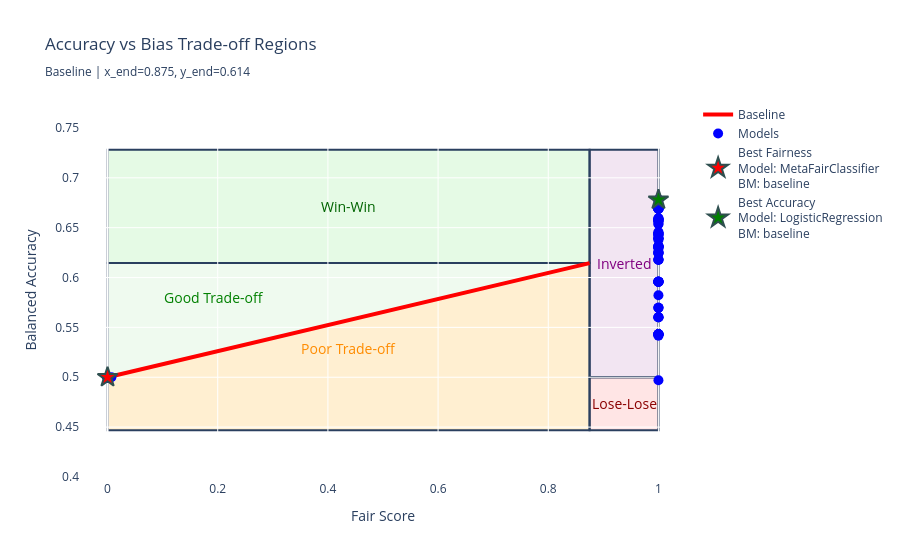

Notebook source saved alongside this figure:
### Markdown cell above
### 4.1 Plot Normalized Trade-off and FAIREA Regions

This plot is the main output of the FAIREA methodology. It visualizes the performance space divided into five distinct trade-off regions: **Win-Win**, **Good Trade-off**, **Poor Trade-off**, and **Lose-Lose**. The regions are defined relative to the performance of the best-accuracy baseline model. The trade-off curve is now represented by the **linear regression** of the baseline models, shown as a dashed red line.

### Code cell
import numpy as np
import plotly.graph_objects as go

def plot_tradeoff(df, baseline_df, diagonal_method='accuracy_threshold', 
                 accuracy_target=None, diagonal_percentile=85, range_fraction=0.67,
                 region_colors=None, title="Accuracy vs Bias Trade-off Regions"):
    # Calculate dynamic ranges with 5% padding
    x_min = max(0, df['fair_score'].min() - 0.05)
    x_max = min(1, df['fair_score'].max() + 0.05)
    y_min = max(0, df['balanced_acc'].min() - 0.05)
    y_max = min(1, df['balanced_acc'].max() + 0.05)

    # Default colors (kept as in your code; uniform below-diagonal color)
    colors = {
        'win_win': 'rgba(0,200,0,0.1)',
        'good_tradeoff': 'rgba(100,200,100,0.1)',
        'poor_tradeoff': 'rgba(255,165,0,0.18)',  # slightly higher opacity for clarity
        'inverted': 'rgba(128,0,128,0.1)',
        'lose_lose': 'rgba(255,0,0,0.1)'
    }
    if region_colors:
        colors.update(region_colors)

    fig = go.Figure()

    # Get regression diagonal with chosen method
    diagonal_start, diagonal_end = get_regression_diagonal_with_threshold(
        baseline_df, 
        method=diagonal_method,
        accuracy_target=accuracy_target,
        percentile=diagonal_percentile,
        range_fraction=range_fraction
    )

    
    # Ensure diagonal goes from lower-left to upper-right
    if diagonal_start[1] > diagonal_end[1]:
        diagonal_start, diagonal_end = diagonal_end, diagonal_start
    
    diag_start_x = diagonal_start[0]
    diag_start_y = diagonal_start[1]
    diag_end_x = diagonal_end[0]
    diag_end_y = diagonal_end[1]

    # 1. Win-Win (upper-left RECTANGLE)
    fig.add_shape(type="rect",
        x0=x_min, y0=diag_end_y,
        x1=diag_end_x, y1=y_max,
        fillcolor=colors['win_win'], layer="below")

    # 2. Good Trade-off (upper triangle)
    fig.add_shape(type="path",
        path=f"M {diag_start_x} {diag_start_y} "
            f"L {diag_end_x} {diag_end_y} "
            f"L {diag_start_x} {diag_end_y} Z",
        fillcolor=colors['good_tradeoff'], layer="below")

    # 3+4. Poor Trade-off: fuse triangle and bottom-left rectangle into ONE polygon
    # The unified polygon covers from x_min to diag_end_x across y_min..diag_end_y and below the diagonal.
    # Path goes counter-clockwise around the whole below-diagonal envelope.
    fig.add_shape(
        type="path",
        path=(
            f"M {x_min} {y_min} "
            f"L {diag_end_x} {y_min} "
            f"L {diag_end_x} {diag_start_y} "
            f"L {diag_end_x} {diag_end_y} "  # right edge up to diagonal end y
            f"L {diag_start_x} {diag_start_y} "  # along diagonal to start point
            f"L {x_min} {diag_start_y} "  # left to border at start y
            f"L {x_min} {y_min} Z"        # down to bottom-left and close
        ),
        fillcolor=colors['poor_tradeoff'],
        layer="below"
    )

    # 5. Inverted (upper-right rectangle)
    fig.add_shape(type="rect", 
        x0=diag_end_x, y0=diag_start_y, 
        x1=x_max, y1=y_max,
        fillcolor=colors['inverted'], layer="below")

    # 6. Lose-Lose (lower-right rectangle)
    fig.add_shape(type="rect", 
        x0=diag_end_x, y0=y_min, 
        x1=x_max, y1=diag_start_y,
        fillcolor=colors['lose_lose'], layer="below")
    
    # Diagonal line
    fig.add_trace(go.Scatter(
            x=[diagonal_start[0], diagonal_end[0]],
            y=[diagonal_start[1], diagonal_end[1]],
            mode='lines',
            line=dict(color='red', width=4),
            name=f'Baseline',
            showlegend=True,
            hovertemplate='<b>Diagonal</b><br>Fair Score: %{x:.3f}<br>Balanced Accuracy: %{y:.3f}<extra></extra>'
        ))

    # Scatter points
    fig.add_trace(go.Scatter(
        x=df['fair_score'], 
        y=df['balanced_acc'],
        mode='markers', 
        marker=dict(size=10, color='blue'),
        text=df.apply(lambda row: f"{row['model_clean']}<br>BM: {row['BM']}", axis=1),
        hovertemplate='<b>%{text}</b><br>Fair Score: %{x:.3f}<br>Balanced Accuracy: %{y:.3f}<extra></extra>',
        name='Models'))

    # Annotations: positioned inside their regions
    annotations = [
        # Win-Win: center of the upper-left rectangle
        dict(
            x=(x_min + diag_end_x) / 2,
            y=diag_end_y + 0.5 * (y_max - diag_end_y),
            text="Win-Win", showarrow=False, font=dict(color='darkgreen', size=14)
        ),
        # Good Trade-off: place clearly inside the triangle,
        # closer to the left edge and away from the diagonal end.
        dict(
            x=diag_start_x + 0.22 * (diag_end_x - diag_start_x),   # moved left
            y=diag_start_y + 0.70 * (diag_end_y - diag_start_y),   # well inside
            text="Good Trade-off", showarrow=False, font=dict(color='green', size=14)
        ),
        # Poor Trade-off: below the diagonal, centered within unified polygon
        dict(
            x=(x_min + diag_end_x) / 2,
            y=diag_start_y + 0.25 * (diag_end_y - diag_start_y),
            text="Poor Trade-off", showarrow=False, font=dict(color='darkorange', size=14)
        ),
        # Inverted: center of its rectangle
        dict(
            x=(diag_end_x + x_max) / 2,
            y=(diag_start_y + y_max) / 2,
            text="Inverted", showarrow=False, font=dict(color='purple', size=14)
        ),
        # Lose-Lose: center of its rectangle
        dict(
            x=(diag_end_x + x_max) / 2,
            y=(y_min + diag_start_y) / 2,
            text="Lose-Lose", showarrow=False, font=dict(color='darkred', size=14)
        ),
    ]
    
    # Best fairness highlight (unchanged)
    min_fair_score_row = df.loc[df['fair_score'].idxmin()]
    fig.add_trace(go.Scatter(
        x=[min_fair_score_row['fair_score']],
        y=[min_fair_score_row['balanced_acc']],
        mode='markers',
        marker=dict(size=15, color='red', symbol='star', line=dict(width=2, color='DarkSlateGrey')),
        text=[f"{min_fair_score_row['model_clean']}<br>BM: {min_fair_score_row['BM']}"],
        hovertemplate='<b>Best Fairness</b><br>%{text}<br>Fair Score: %{x:.3f}<br>Balanced Accuracy: %{y:.3f}<extra></extra>',
        name=f"Best Fairness<br>Model: {min_fair_score_row['model_clean']}<br>BM: {min_fair_score_row['BM']}",
        showlegend=True
    ))

    # Best accuracy highlight (unchanged)
    max_acc_row = df.loc[df['balanced_acc'].idxmax()]
    fig.add_trace(go.Scatter(
        x=[max_acc_row['fair_score']],
        y=[max_acc_row['balanced_acc']],
        mode='markers',
        marker=dict(size=15, color='green', symbol='star', line=dict(width=2, color='DarkSlateGrey')),
        text=[f"{max_acc_row['model_clean']}<br>BM: {max_acc_row['BM']}"],
        hovertemplate='<b>Best Accuracy</b><br>%{text}<br>Fair Score: %{x:.3f}<br>Balanced Accuracy: %{y:.3f}<extra></extra>',
        name=f"Best Accuracy<br>Model: {max_acc_row['model_clean']}<br>BM: {max_acc_row['BM']}",
        showlegend=True
    ))

    fig.update_layout(
        title=f"{title}<br><sub>Baseline | x_end={diagonal_end[0]:.3f}, y_end={diagonal_end[1]:.3f}</sub>",
        xaxis_title="Fair Score",
        yaxis_title="Balanced Accuracy",
        xaxis=dict(range=[x_min - 0.05, x_max + 0.05]),
        yaxis=dict(range=[y_min - 0.05, y_max + 0.05]),
        annotations=annotations,
        showlegend=True,
        plot_bgcolor='white',
    )

    return fig


# fig = plot_tradeoff(df_results, baseline_df, diagonal_method='percentile', diagonal_percentile=12)
fig = plot_tradeoff(df_results, baseline_df, diagonal_method='mean', diagonal_percentile=10)
fig.show()

### Figure 1 — Plotly figure (JSON) as saved in the notebook; plotly's stock layout.template omitted (floating-point values rounded to 4 significant figures)
{"data": [{"hovertemplate": "<b>Diagonal</b><br>Fair Score: %{x:.3f}<br>Balanced Accuracy: %{y:.3f}<extra></extra>", "line": {"color": "red", "width": 4}, "mode": "lines", "name": "Baseline", "showlegend": true, "type": "scatter", "x": [0, 0.875], "y": [0.5, 0.6145]}, {"hovertemplate": "<b>%{text}</b><br>Fair Score: %{x:.3f}<br>Balanced Accuracy: %{y:.3f}<extra></extra>", "marker": {"color": "blue", "size": 10}, "mode": "markers", "name": "Models", "text": ["LogisticRegression<br>BM: baseline", "XGBClassifier<br>BM: baseline", "RandomForestClassifier<br>BM: baseline", "CatBoostClassifier<br>BM: baseline", "TabNetClassifier<br>BM: baseline", "MLPClassifier<br>BM: baseline", "AdversarialDebiasing<br>BM: baseline", "MetaFairClassifier<br>BM: baseline", "LogisticRegression<br>BM: preReweighing", "LogisticRegression<br>BM: preDisparate", "XGBClassifier<br>BM: preReweighing", "XGBClassifier<br>BM: preDisparate", "RandomForestClassifier<br>BM: preReweighing", "RandomForestClassifier<br>BM: preDisparate", "CatBoostClassifier<br>BM: preReweighing", "CatBoostClassifier<br>BM: preDisparate", "RandomForestClassifier<br>BM: posCalibrated", "TabNetClassifier<br>BM: preReweighing", "TabNetClassifier<br>BM: preDisparate", "MLPClassifier<br>BM: preReweighing", "MLPClassifier<br>BM: preDisparate", "XGBClassifier<br>BM: preLFR", "AdversarialDebiasing<br>BM: inAD", "CatBoostClassifier<br>BM: preLFR", "RandomForestClassifier<br>BM: posROC", "XGBClassifier<br>BM: posCalibrated", "LogisticRegression<br>BM: posCalibrated", "TabNetClassifier<br>BM: posEqqOds", "CatBoostClassifier<br>BM: posCalibrated", "RandomForestClassifier<br>BM: posEqqOds", "MLPClassifier<br>BM: posCalibrated", "XGBClassifier<br>BM: posROC", "LogisticRegression<br>BM: posROC", "CatBoostClassifier<br>BM: posROC", "RandomForestClassifier<br>BM: preReweighing posCalibrated", "XGBClassifier<br>BM: posEqqOds", "XGBClassifier<br>BM: preReweighing posCalibrated", "CatBoostClassifier<br>BM: posEqqOds", "RandomForestClassifier<br>BM: preReweighing posEqqOds", "TabNetClassifier<br>BM: preReweighing posCalibrated", "XGBClassifier<br>BM: preReweighing posEqqOds", "LogisticRegression<br>BM: preReweighing posEqqOds", "TabNetClassifier<br>BM: posCalibrated", "LogisticRegression<br>BM: preDisparate posCalibrated", "XGBClassifier<br>BM: preDisparate posCalibrated", "RandomForestClassifier<br>BM: preDisparate posCalibrated", "CatBoostClassifier<br>BM: preReweighing posCalibrated", "MLPClassifier<br>BM: preLFR", "MLPClassifier<br>BM: posEqqOds", "RandomForestClassifier<br>BM: preReweighing posROC", "XGBClassifier<br>BM: preReweighing posROC", "MLPClassifier<br>BM: posROC", "LogisticRegression<br>BM: posEqqOds", "LogisticRegression<br>BM: preReweighing posCalibrated", "CatBoostClassifier<br>BM: preReweighing posEqqOds", "LogisticRegression<br>BM: preDisparate posROC", "XGBClassifier<br>BM: preDisparate posROC", "CatBoostClassifier<br>BM: preReweighing posROC", "LogisticRegression<br>BM: preReweighing posROC", "RandomForestClassifier<br>BM: preDisparate posROC", "TabNetClassifier<br>BM: preReweighing posROC", "TabNetClassifier<br>BM: posROC", "XGBClassifier<br>BM: preDisparate posEqqOds", "RandomForestClassifier<br>BM: preDisparate posEqqOds", "CatBoostClassifier<br>BM: preDisparate posCalibrated", "LogisticRegression<br>BM: preDisparate posEqqOds", "CatBoostClassifier<br>BM: preDisparate posEqqOds", "MLPClassifier<br>BM: preReweighing posCalibrated", "XGBClassifier<br>BM: preLFR posCalibrated", "RandomForestClassifier<br>BM: preLFR posCalibrated", "CatBoostClassifier<br>BM: preDisparate posROC", "XGBClassifier<br>BM: preLFR posEqqOds", "MLPClassifier<br>BM: preReweighing posEqqOds", "TabNetClassifier<br>BM: preReweighing posEqqOds", "TabNetClassifier<br>BM: preDisparate posEqqOds", "XGBClassifier<br>BM: preLFR posROC", "MetaFairClassifier<br>BM: preReweighing", "AdversarialDebiasing<br>BM: preReweighing inAD", "TabNetClassifier<br>BM: preDisparate posCalibrated", "MLPClassifier<br>BM: preDisparate posCalibrated", "AdversarialDebiasing<br>BM: inAD posCalibrated", "MLPClassifier<br>BM: preReweighing posROC", "MetaFairClassifier<br>BM: preLFR posCalibrated", "AdversarialDebiasing<br>BM: preReweighing inAD posEqqOds", "AdversarialDebiasing<br>BM: preReweighing inAD posCalibrated", "AdversarialDebiasing<br>BM: preLFR inAD", "TabNetClassifier<br>BM: preDisparate posROC", "AdversarialDebiasing<br>BM: inAD posEqqOds", "AdversarialDebiasing<br>BM: preDisparate inAD posCalibrated", "MLPClassifier<br>BM: preDisparate posROC", "MLPClassifier<br>BM: preDisparate posEqqOds", "AdversarialDebiasing<br>BM: preDisparate inAD posEqqOds", "AdversarialDebiasing<br>BM: preLFR inAD posCalibrated", "AdversarialDebiasing<br>BM: preLFR inAD posEqqOds", "MetaFairClassifier<br>BM: preLFR posEqqOds", "MLPClassifier<br>BM: preLFR posCalibrated", "MLPClassifier<br>BM: preLFR posEqqOds", "MetaFairClassifier<br>BM: preLFR", "AdversarialDebiasing<br>BM: preDisparate inAD", "MLPClassifier<br>BM: preLFR posROC", "MetaFairClassifier<br>BM: preLFR posROC", "AdversarialDebiasing<br>BM: preReweighing inAD posROC", "AdversarialDebiasing<br>BM: inAD posROC", "AdversarialDebiasing<br>BM: preLFR inAD posROC", "AdversarialDebiasing<br>BM: preDisparate inAD posROC"], "type": "scatter", "x": [1, 1, 1, 1, 1, 1, 1, 0, 1, 1, 1, 1, 1, 1, 1, 1, 1, 1, 1, 1, 1, 0, 1, 1, 1, 1, 1, 1, 1, 1, 1, 1, 1, 1, 1, 1, 1, 1, 1, 1, 1, 1, 1, 1, 1, 1, 1, 0, 1, 1, 1, 1, 1, 1, 1, 1, 1, 1, 1, 1, 1, 1, 1, 1, 1, 1, 1, 1, 0, 1, 1, 0, 1, 1, 1, 0, 0, 1, 1, 1, 0, 1, 0, 1, 1, 0, 1, 0, 1, 1, 1, 1, 0, 0, 0, 0, 0, 0, 1, 0.007, 0, 1, 1, 0, 1], "y": [0.678, 0.5957, 0.631, 0.6689, 0.6537, 0.5432, 0.6455, 0.5, 0.6394, 0.658, 0.5957, 0.6178, 0.631, 0.6245, 0.6689, 0.6435, 0.631, 0.6537, 0.5822, 0.5432, 0.5601, 0.5, 0.6255, 0.6577, 0.631, 0.5957, 0.678, 0.6716, 0.6689, 0.631, 0.5432, 0.5957, 0.678, 0.6689, 0.631, 0.5957, 0.5957, 0.6689, 0.631, 0.6716, 0.5957, 0.6394, 0.6716, 0.658, 0.6178, 0.6245, 0.6689, 0.5, 0.5432, 0.631, 0.5957, 0.5432, 0.678, 0.6394, 0.6689, 0.658, 0.6178, 0.6689, 0.6394, 0.6245, 0.6716, 0.6716, 0.6178, 0.6245, 0.6435, 0.658, 0.6435, 0.5432, 0.5, 0.497, 0.6435, 0.5, 0.5432, 0.6716, 0.5696, 0.5, 0.5, 0.5417, 0.5696, 0.5601, 0.5, 0.5432, 0.5, 0.6563, 0.6424, 0.5, 0.5696, 0.5, 0.6594, 0.5601, 0.5601, 0.6594, 0.5, 0.5, 0.5, 0.5, 0.5, 0.5, 0.6377, 0.5, 0.5, 0.6455, 0.6285, 0.5, 0.6563]}, {"hovertemplate": "<b>Best Fairness</b><br>%{text}<br>Fair Score: %{x:.3f}<br>Balanced Accuracy: %{y:.3f}<extra></extra>", "marker": {"color": "red", "line": {"color": "DarkSlateGrey", "width": 2}, "size": 15, "symbol": "star"}, "mode": "markers", "name": "Best Fairness<br>Model: MetaFairClassifier<br>BM: baseline", "showlegend": true, "text": ["MetaFairClassifier<br>BM: baseline"], "type": "scatter", "x": [0], "y": [0.5]}, {"hovertemplate": "<b>Best Accuracy</b><br>%{text}<br>Fair Score: %{x:.3f}<br>Balanced Accuracy: %{y:.3f}<extra></extra>", "marker": {"color": "green", "line": {"color": "DarkSlateGrey", "width": 2}, "size": 15, "symbol": "star"}, "mode": "markers", "name": "Best Accuracy<br>Model: LogisticRegression<br>BM: baseline", "showlegend": true, "text": ["LogisticRegression<br>BM: baseline"], "type": "scatter", "x": [1], "y": [0.678]}], "layout": {"annotations": [{"font": {"color": "darkgreen", "size": 14}, "showarrow": false, "text": "Win-Win", "x": 0.4375, "y": 0.6713}, {"font": {"color": "green", "size": 14}, "showarrow": false, "text": "Good Trade-off", "x": 0.1925, "y": 0.5801}, {"font": {"color": "darkorange", "size": 14}, "showarrow": false, "text": "Poor Trade-off", "x": 0.4375, "y": 0.5286}, {"font": {"color": "purple", "size": 14}, "showarrow": false, "text": "Inverted", "x": 0.9375, "y": 0.614}, {"font": {"color": "darkred", "size": 14}, "showarrow": false, "text": "Lose-Lose", "x": 0.9375, "y": 0.4735}], "plot_bgcolor": "white", "shapes": [{"fillcolor": "rgba(0,200,0,0.1)", "layer": "below", "type": "rect", "x0": 0, "x1": 0.875, "y0": 0.6145, "y1": 0.728}, {"fillcolor": "rgba(100,200,100,0.1)", "layer": "below", "path": "M 0.0 0.5000000000000001 L 0.875 0.61449695125 L 0.0 0.61449695125 Z", "type": "path"}, {"fillcolor": "rgba(255,165,0,0.18)", "layer": "below", "path": "M 0 0.44695122000000004 L 0.875 0.44695122000000004 L 0.875 0.5000000000000001 L 0.875 0.61449695125 L 0.0 0.5000000000000001 L 0 0.5000000000000001 L 0 0.44695122000000004 Z", "type": "path"}, {"fillcolor": "rgba(128,0,128,0.1)", "layer": "below", "type": "rect", "x0": 0.875, "x1": 1, "y0": 0.5, "y1": 0.728}, {"fillcolor": "rgba(255,0,0,0.1)", "layer": "below", "type": "rect", "x0": 0.875, "x1": 1, "y0": 0.447, "y1": 0.5}], "showlegend": true, "title": {"text": "Accuracy vs Bias Trade-off Regions<br><sub>Baseline | x_end=0.875, y_end=0.614</sub>"}, "xaxis": {"range": [-0.05, 1.05], "title": {"text": "Fair Score"}}, "yaxis": {"range": [0.397, 0.778], "title": {"text": "Balanced Accuracy"}}}}
